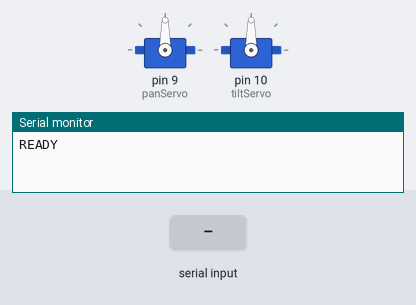
A sketch run on a simulated Arduino Uno, built with avr-gcc and run on an emulated ATmega328P. Shown: 2 × servo, the last lines printed to the serial monitor. The test bench sets the inputs (shaded band).

Above: at 1.2 s.
1.3 s: "90,45\n" received over Serial
At 2.5 s:
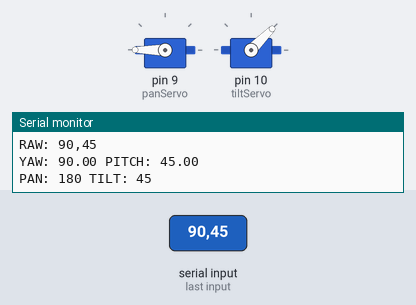
2.8 s: "1,90,45\n" received over Serial
At 3.7 s:
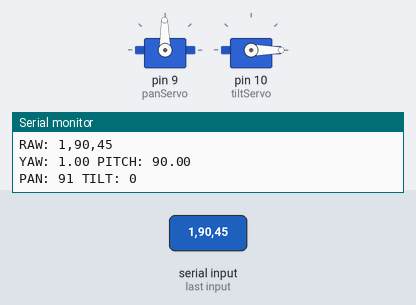
4.3 s: "30,150\n" received over Serial
At 4.8 s:
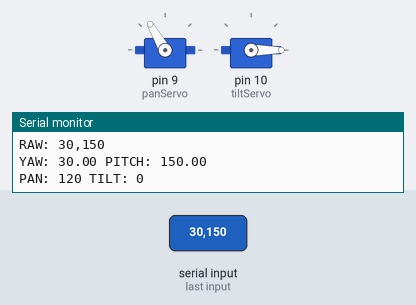
7.3 s: "1,90\n" received over Serial
At 8.3 s:
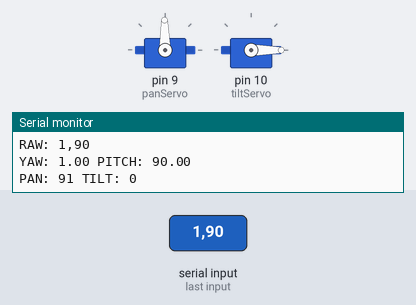
Timing chart, 0 to 9.8 s (numbered marks = the images above; inputs shaded):
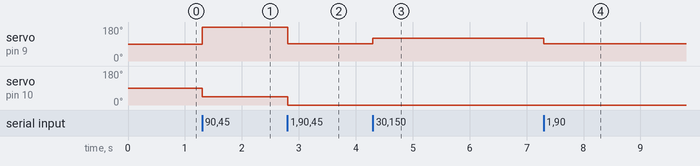

The sketch:

ac.ino
```cpp
#include <Servo.h>

Servo panServo;
Servo tiltServo;

String input = "";

void setup() {
    Serial.begin(115200);

    panServo.attach(9);
    tiltServo.attach(10);

    Serial.println("READY");
}

void loop() {

    while (Serial.available()) {
        char c = Serial.read();

        if (c == '\n') {
            parseLine(input);
            input = "";
        } else if (c != '\r') {
            input += c;
        }
    }
}

void parseLine(String line) {

    Serial.print("RAW: ");
    Serial.println(line);

    int commaIndex = line.indexOf(',');

    if (commaIndex == -1) {
        Serial.println("PARSE FAIL (no comma)");
        return;
    }

    String yawStr = line.substring(0, commaIndex);
    String pitchStr = line.substring(commaIndex + 1);

    float yaw = yawStr.toFloat();
    float pitch = pitchStr.toFloat();

    Serial.print("YAW: ");
    Serial.print(yaw);
    Serial.print(" PITCH: ");
    Serial.println(pitch);

    int pan = constrain(90 + yaw, 0, 180);
    int tilt = constrain(90 - pitch, 0, 180);

    Serial.print("PAN: ");
    Serial.print(pan);
    Serial.print(" TILT: ");
    Serial.println(tilt);

    panServo.write(pan);
    tiltServo.write(tilt);
}
```

Measured:
- after the input at 1.3 s, servo on pin 9 (panServo): 90° → 180° at once; servo on pin 10 (tiltServo): 90° → 45° at once
- after the input at 2.8 s, servo on pin 9 (panServo): 180° → 91° at once; servo on pin 10 (tiltServo): 45° → 0° at once
- after the input at 4.3 s, servo on pin 9 (panServo): 91° → 120° at once
- after the input at 7.3 s, servo on pin 9 (panServo): 120° → 91° at once
